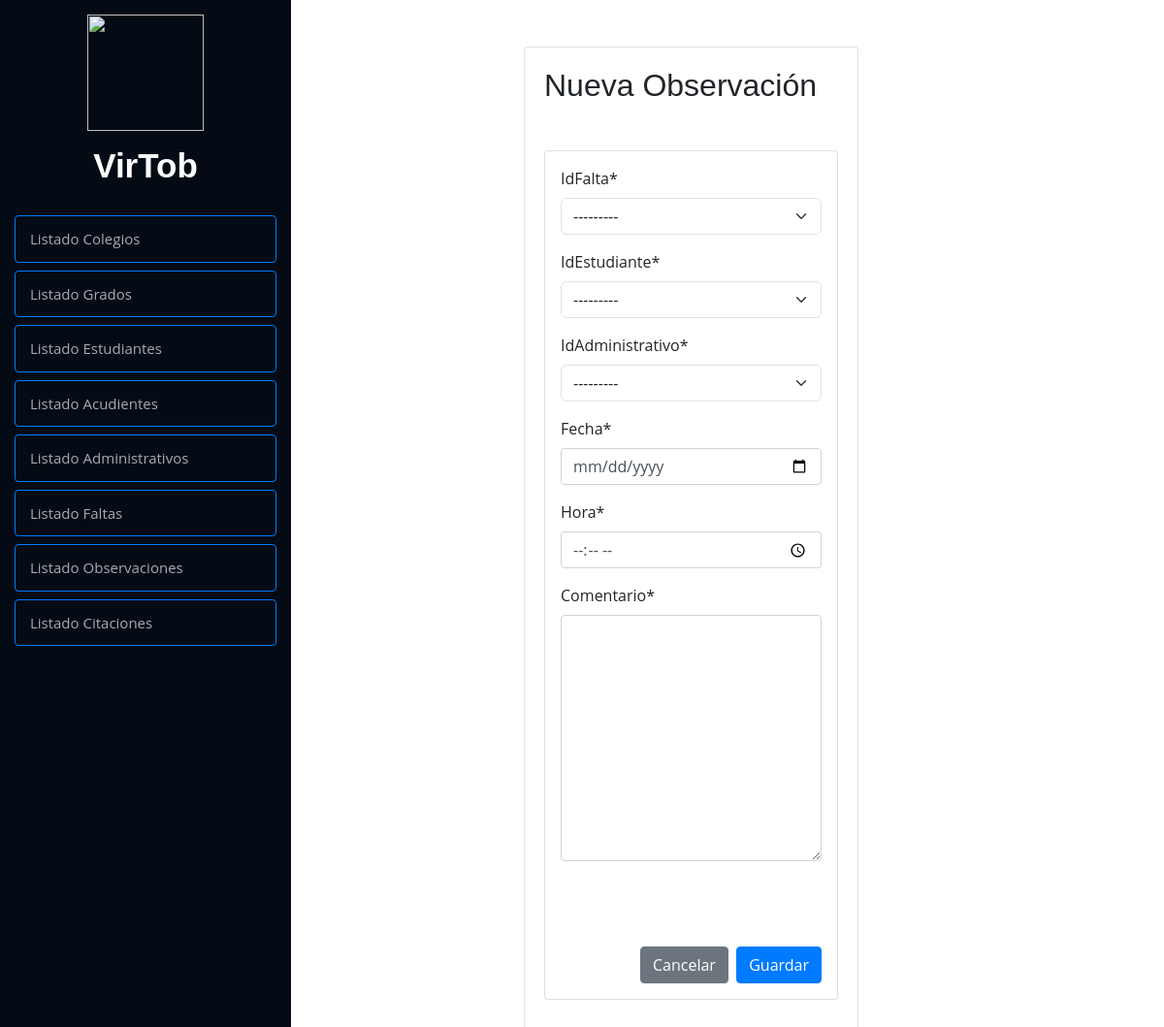
The page /crud/agregarObservacion/ on the database as committed earlier.
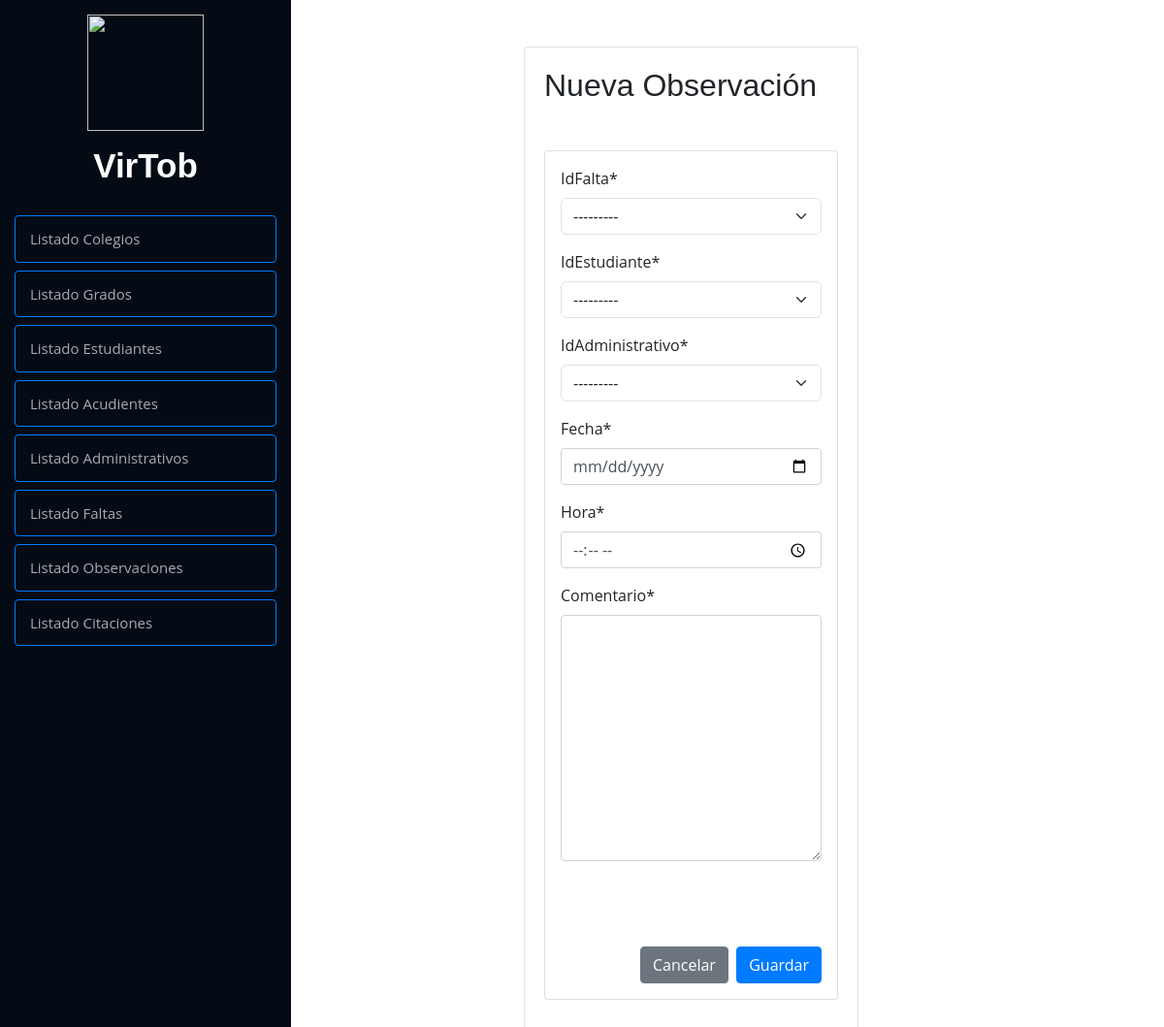
The same page on the database as committed later.
### Modulos/Observador/models.py (models this page shows)
class Administrativos(models.Model):
    idAdministrativo = models.AutoField(primary_key=True)
    nombre = models.CharField(max_length=100)
    apellido = models.CharField(max_length=100)
    cargos = [  # Lista de tuplas para choices
        ('profesor', 'Profesor'),
        ('directivo', 'Directivo'),
    ]
    cargo = models.CharField(max_length=9, choices=cargos, default='profesor')
    ciclo = models.CharField(max_length=12, null=True, blank=True)
    correo = models.EmailField(max_length=100)
    contrasena = models.CharField(max_length=100)
    def __str__(self):
        if self.cargo == 'profesor' and self.ciclo:
            return f"idAdministrativo: {self.idAdministrativo}, Nombre: {self.nombre} {self.apellido}, Cargo: {self.cargo}, Ciclo: {self.ciclo}"
        return f"idAdministrativo: {self.idAdministrativo}, Nombre: {self.nombre} {self.apellido}, Cargo: {self.cargo}"
    class Meta:
        verbose_name = 'Administrativos'

### Modulos/Observador/views.py (the view, shortened to what this page needs)
# urls.py: path('agregarObservacion/', agregarObservacion, name="agregarObservacion"),
def agregarObservacion(request):
    data = {
        'form': ObservacionForm()
    }
    return render(request, 'agregar/observacion.html', data)

### Modulos/Observador/forms.py
class ObservacionForm(forms.ModelForm):
    fecha = forms.DateField(
        widget=forms.DateInput(
            attrs={'type': 'date', 'class': 'form-control'},
            format='%Y-%m-%d'  # 🔹Formato correcto para HTML5
        ),
        input_formats=['%Y-%m-%d']  # 🔹Formato que Django debe interpretar
    )
    hora = forms.TimeField(
        widget=forms.TimeInput(attrs={'type': 'time', 'class': 'form-control'})
    )
    class Meta:
        model = Observacion
        fields = "__all__"

### Modulos/Observador/models.py (called while the page is built)
    def __str__(self):
        return f"{self.idEstudiante}, {self.apellido} {self.nombre}, Identificación: {self.tipoDocumento} {self.documento}"

    def __str__(self):
        return f"Falta: {self.falta}: {self.descripcion}, Falta de tipo: {self.tipoFalta}"

### Modulos/Observador/templates/agregar/observacion.html (shortened to what this page needs)
{% extends "../index.html" %}
{% load static %}
	{% block contenido %}
	<br><br>
	<div class="row">
		<div class="col-12 col-md-5 offset-md-3">
			<div class="card">
				<div class="card-body">
					<h2>Nueva Observación</h2>
					<form  action="" method="POST" class="card p-3 mt-5"  enctype="multipart/form-data" class="form">
						{{ form|crispy }}
						<br>
						<br>
						<br>
						<div class="d-flex justify-content-end">
							<a href="{% url 'listaObservacion' %}" class="btn btn-secondary">Cancelar</a>
							<input type="submit" value="Guardar" class="btn btn-primary">
						</div>
					</form>
				</div>
			</div>
		</div>
	</div>
{% endblock %}

Rows that differ between the two databases and show on the page:
no longer on this page (row edited): Administrativos: idAdministrativo "---------"
Other text that changed with them:
form field idAdministrativo: (not shown) → "---------"
